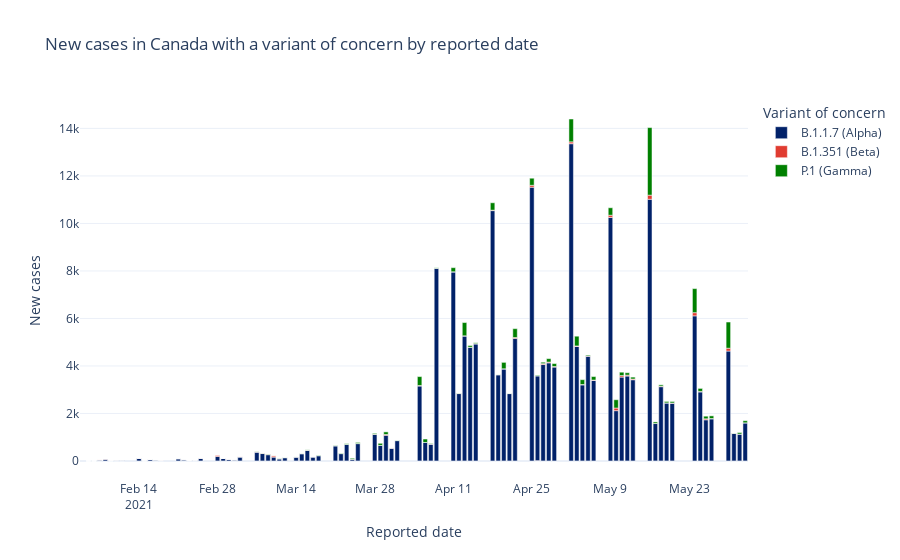

The notebook cell saved with this chart:
### Code cell
#hide_input
figbarcan_d

### Figure 1 — Plotly figure (JSON) as saved in the notebook; plotly's stock layout.template omitted (floating-point values rounded to 4 significant figures)
{"data": [{"alignmentgroup": "True", "hovertemplate": "<b>%{hovertext}</b><br><br>Variant of concern=B.1.1.7 (Alpha)<br>Reported date=%{x}<br>New cases=%{y}<extra></extra>", "hovertext": ["B.1.1.7 (Alpha)", "B.1.1.7 (Alpha)", "B.1.1.7 (Alpha)", "B.1.1.7 (Alpha)", "B.1.1.7 (Alpha)", "B.1.1.7 (Alpha)", "B.1.1.7 (Alpha)", "B.1.1.7 (Alpha)", "B.1.1.7 (Alpha)", "B.1.1.7 (Alpha)", "B.1.1.7 (Alpha)", "B.1.1.7 (Alpha)", "B.1.1.7 (Alpha)", "B.1.1.7 (Alpha)", "B.1.1.7 (Alpha)", "B.1.1.7 (Alpha)", "B.1.1.7 (Alpha)", "B.1.1.7 (Alpha)", "B.1.1.7 (Alpha)", "B.1.1.7 (Alpha)", "B.1.1.7 (Alpha)", "B.1.1.7 (Alpha)", "B.1.1.7 (Alpha)", "B.1.1.7 (Alpha)", "B.1.1.7 (Alpha)", "B.1.1.7 (Alpha)", "B.1.1.7 (Alpha)", "B.1.1.7 (Alpha)", "B.1.1.7 (Alpha)", "B.1.1.7 (Alpha)", "B.1.1.7 (Alpha)", "B.1.1.7 (Alpha)", "B.1.1.7 (Alpha)", "B.1.1.7 (Alpha)", "B.1.1.7 (Alpha)", "B.1.1.7 (Alpha)", "B.1.1.7 (Alpha)", "B.1.1.7 (Alpha)", "B.1.1.7 (Alpha)", "B.1.1.7 (Alpha)", "B.1.1.7 (Alpha)", "B.1.1.7 (Alpha)", "B.1.1.7 (Alpha)", "B.1.1.7 (Alpha)", "B.1.1.7 (Alpha)", "B.1.1.7 (Alpha)", "B.1.1.7 (Alpha)", "B.1.1.7 (Alpha)", "B.1.1.7 (Alpha)", "B.1.1.7 (Alpha)", "B.1.1.7 (Alpha)", "B.1.1.7 (Alpha)", "B.1.1.7 (Alpha)", "B.1.1.7 (Alpha)", "B.1.1.7 (Alpha)", "B.1.1.7 (Alpha)", "B.1.1.7 (Alpha)", "B.1.1.7 (Alpha)", "B.1.1.7 (Alpha)", "B.1.1.7 (Alpha)", "B.1.1.7 (Alpha)", "B.1.1.7 (Alpha)", "B.1.1.7 (Alpha)", "B.1.1.7 (Alpha)", "B.1.1.7 (Alpha)", "B.1.1.7 (Alpha)", "B.1.1.7 (Alpha)", "B.1.1.7 (Alpha)", "B.1.1.7 (Alpha)", "B.1.1.7 (Alpha)", "B.1.1.7 (Alpha)", "B.1.1.7 (Alpha)", "B.1.1.7 (Alpha)", "B.1.1.7 (Alpha)", "B.1.1.7 (Alpha)", "B.1.1.7 (Alpha)", "B.1.1.7 (Alpha)", "B.1.1.7 (Alpha)", "B.1.1.7 (Alpha)", "B.1.1.7 (Alpha)", "B.1.1.7 (Alpha)", "B.1.1.7 (Alpha)", "B.1.1.7 (Alpha)", "B.1.1.7 (Alpha)", "B.1.1.7 (Alpha)", "B.1.1.7 (Alpha)"], "legendgroup": "B.1.1.7 (Alpha)", "marker": {"color": "#012169"}, "name": "B.1.1.7 (Alpha)", "offsetgroup": "B.1.1.7 (Alpha)", "orientation": "v", "showlegend": true, "textposition": "auto", "type": "bar", "x": ["2021-02-04", "2021-02-05", "2021-02-06", "2021-02-07", "2021-02-08", "2021-02-09", "2021-02-10", "2021-02-11", "2021-02-14", "2021-02-15", "2021-02-16", "2021-02-17", "2021-02-18", "2021-02-21", "2021-02-22", "2021-02-23", "2021-02-24", "2021-02-25", "2021-02-28", "2021-03-01", "2021-03-02", "2021-03-03", "2021-03-04", "2021-03-07", "2021-03-08", "2021-03-09", "2021-03-10", "2021-03-11", "2021-03-12", "2021-03-14", "2021-03-15", "2021-03-16", "2021-03-17", "2021-03-18", "2021-03-21", "2021-03-22", "2021-03-23", "2021-03-24", "2021-03-25", "2021-03-28", "2021-03-29", "2021-03-30", "2021-03-31", "2021-04-01", "2021-04-05", "2021-04-06", "2021-04-07", "2021-04-08", "2021-04-11", "2021-04-12", "2021-04-13", "2021-04-14", "2021-04-15", "2021-04-18", "2021-04-19", "2021-04-20", "2021-04-21", "2021-04-22", "2021-04-25", "2021-04-26", "2021-04-27", "2021-04-28", "2021-04-29", "2021-05-02", "2021-05-03", "2021-05-04", "2021-05-05", "2021-05-06", "2021-05-09", "2021-05-10", "2021-05-11", "2021-05-12", "2021-05-13", "2021-05-16", "2021-05-17", "2021-05-18", "2021-05-19", "2021-05-20", "2021-05-24", "2021-05-25", "2021-05-26", "2021-05-27", "2021-05-30", "2021-05-31", "2021-06-01", "2021-06-02"], "xaxis": "x", "y": [null, 0, 0, 38, 76, 10, 31, 33, 106, 5, 61, 39, 24, 95, 50, 18, 27, 110, 188, 105, 67, 43, 165, 373, 312, 263, 161, 87, 139, 164, 304, 442, 169, 223, 638, 310, 695, 70, 729, 1114, 656, 1080, 537, 858, 3154, 780, 708, 8113, 7956, 2837, 5259, 4784, 4924, 10540, 3632, 3874, 2836, 5160, 11525, 3577, 4060, 4131, 3952, 13357, 4820, 3202, 4410, 3388, 10254, 2117, 3531, 3575, 3420, 11017, 1576, 3127, 2441, 2431, 6109, 2905, 1733, 1771, 4627, 1156, 1131, 1603], "yaxis": "y"}, {"alignmentgroup": "True", "hovertemplate": "<b>%{hovertext}</b><br><br>Variant of concern=B.1.351 (Beta)<br>Reported date=%{x}<br>New cases=%{y}<extra></extra>", "hovertext": ["B.1.351 (Beta)", "B.1.351 (Beta)", "B.1.351 (Beta)", "B.1.351 (Beta)", "B.1.351 (Beta)", "B.1.351 (Beta)", "B.1.351 (Beta)", "B.1.351 (Beta)", "B.1.351 (Beta)", "B.1.351 (Beta)", "B.1.351 (Beta)", "B.1.351 (Beta)", "B.1.351 (Beta)", "B.1.351 (Beta)", "B.1.351 (Beta)", "B.1.351 (Beta)", "B.1.351 (Beta)", "B.1.351 (Beta)", "B.1.351 (Beta)", "B.1.351 (Beta)", "B.1.351 (Beta)", "B.1.351 (Beta)", "B.1.351 (Beta)", "B.1.351 (Beta)", "B.1.351 (Beta)", "B.1.351 (Beta)", "B.1.351 (Beta)", "B.1.351 (Beta)", "B.1.351 (Beta)", "B.1.351 (Beta)", "B.1.351 (Beta)", "B.1.351 (Beta)", "B.1.351 (Beta)", "B.1.351 (Beta)", "B.1.351 (Beta)", "B.1.351 (Beta)", "B.1.351 (Beta)", "B.1.351 (Beta)", "B.1.351 (Beta)", "B.1.351 (Beta)", "B.1.351 (Beta)", "B.1.351 (Beta)", "B.1.351 (Beta)", "B.1.351 (Beta)", "B.1.351 (Beta)", "B.1.351 (Beta)", "B.1.351 (Beta)", "B.1.351 (Beta)", "B.1.351 (Beta)", "B.1.351 (Beta)", "B.1.351 (Beta)", "B.1.351 (Beta)", "B.1.351 (Beta)", "B.1.351 (Beta)", "B.1.351 (Beta)", "B.1.351 (Beta)", "B.1.351 (Beta)", "B.1.351 (Beta)", "B.1.351 (Beta)", "B.1.351 (Beta)", "B.1.351 (Beta)", "B.1.351 (Beta)", "B.1.351 (Beta)", "B.1.351 (Beta)", "B.1.351 (Beta)", "B.1.351 (Beta)", "B.1.351 (Beta)", "B.1.351 (Beta)", "B.1.351 (Beta)", "B.1.351 (Beta)", "B.1.351 (Beta)", "B.1.351 (Beta)", "B.1.351 (Beta)", "B.1.351 (Beta)", "B.1.351 (Beta)", "B.1.351 (Beta)", "B.1.351 (Beta)", "B.1.351 (Beta)", "B.1.351 (Beta)", "B.1.351 (Beta)", "B.1.351 (Beta)", "B.1.351 (Beta)", "B.1.351 (Beta)", "B.1.351 (Beta)", "B.1.351 (Beta)", "B.1.351 (Beta)"], "legendgroup": "B.1.351 (Beta)", "marker": {"color": "#E03C31"}, "name": "B.1.351 (Beta)", "offsetgroup": "B.1.351 (Beta)", "orientation": "v", "showlegend": true, "textposition": "auto", "type": "bar", "x": ["2021-02-04", "2021-02-05", "2021-02-06", "2021-02-07", "2021-02-08", "2021-02-09", "2021-02-10", "2021-02-11", "2021-02-14", "2021-02-15", "2021-02-16", "2021-02-17", "2021-02-18", "2021-02-21", "2021-02-22", "2021-02-23", "2021-02-24", "2021-02-25", "2021-02-28", "2021-03-01", "2021-03-02", "2021-03-03", "2021-03-04", "2021-03-07", "2021-03-08", "2021-03-09", "2021-03-10", "2021-03-11", "2021-03-12", "2021-03-14", "2021-03-15", "2021-03-16", "2021-03-17", "2021-03-18", "2021-03-21", "2021-03-22", "2021-03-23", "2021-03-24", "2021-03-25", "2021-03-28", "2021-03-29", "2021-03-30", "2021-03-31", "2021-04-01", "2021-04-05", "2021-04-06", "2021-04-07", "2021-04-08", "2021-04-11", "2021-04-12", "2021-04-13", "2021-04-14", "2021-04-15", "2021-04-18", "2021-04-19", "2021-04-20", "2021-04-21", "2021-04-22", "2021-04-25", "2021-04-26", "2021-04-27", "2021-04-28", "2021-04-29", "2021-05-02", "2021-05-03", "2021-05-04", "2021-05-05", "2021-05-06", "2021-05-09", "2021-05-10", "2021-05-11", "2021-05-12", "2021-05-13", "2021-05-16", "2021-05-17", "2021-05-18", "2021-05-19", "2021-05-20", "2021-05-24", "2021-05-25", "2021-05-26", "2021-05-27", "2021-05-30", "2021-05-31", "2021-06-01", "2021-06-02"], "xaxis": "x", "y": [null, 0, 0, 6, 6, 3, 0, 0, 5, 0, 2, 0, 4, 0, 0, 1, 0, 4, 55, 0, 4, 1, 10, 7, 15, 17, 54, 8, 2, 3, 5, 13, 2, 1, 2, 1, 3, 4, 6, 12, 1, 35, 8, 0, 24, 0, 5, 3, 9, 11, 10, 5, 16, 19, 0, 6, 6, 36, 80, -2, 37, 32, 25, 78, 22, 17, 14, 18, 92, 111, 63, 39, 31, 174, 4, 21, 5, 11, 134, 24, 42, 15, 120, 9, 2, 3], "yaxis": "y"}, {"alignmentgroup": "True", "hovertemplate": "<b>%{hovertext}</b><br><br>Variant of concern=P.1 (Gamma)<br>Reported date=%{x}<br>New cases=%{y}<extra></extra>", "hovertext": ["P.1 (Gamma)", "P.1 (Gamma)", "P.1 (Gamma)", "P.1 (Gamma)", "P.1 (Gamma)", "P.1 (Gamma)", "P.1 (Gamma)", "P.1 (Gamma)", "P.1 (Gamma)", "P.1 (Gamma)", "P.1 (Gamma)", "P.1 (Gamma)", "P.1 (Gamma)", "P.1 (Gamma)", "P.1 (Gamma)", "P.1 (Gamma)", "P.1 (Gamma)", "P.1 (Gamma)", "P.1 (Gamma)", "P.1 (Gamma)", "P.1 (Gamma)", "P.1 (Gamma)", "P.1 (Gamma)", "P.1 (Gamma)", "P.1 (Gamma)", "P.1 (Gamma)", "P.1 (Gamma)", "P.1 (Gamma)", "P.1 (Gamma)", "P.1 (Gamma)", "P.1 (Gamma)", "P.1 (Gamma)", "P.1 (Gamma)", "P.1 (Gamma)", "P.1 (Gamma)", "P.1 (Gamma)", "P.1 (Gamma)", "P.1 (Gamma)", "P.1 (Gamma)", "P.1 (Gamma)", "P.1 (Gamma)", "P.1 (Gamma)", "P.1 (Gamma)", "P.1 (Gamma)", "P.1 (Gamma)", "P.1 (Gamma)", "P.1 (Gamma)", "P.1 (Gamma)", "P.1 (Gamma)", "P.1 (Gamma)", "P.1 (Gamma)", "P.1 (Gamma)", "P.1 (Gamma)", "P.1 (Gamma)", "P.1 (Gamma)", "P.1 (Gamma)", "P.1 (Gamma)", "P.1 (Gamma)", "P.1 (Gamma)", "P.1 (Gamma)", "P.1 (Gamma)", "P.1 (Gamma)", "P.1 (Gamma)", "P.1 (Gamma)", "P.1 (Gamma)", "P.1 (Gamma)", "P.1 (Gamma)", "P.1 (Gamma)", "P.1 (Gamma)", "P.1 (Gamma)", "P.1 (Gamma)", "P.1 (Gamma)", "P.1 (Gamma)", "P.1 (Gamma)", "P.1 (Gamma)", "P.1 (Gamma)", "P.1 (Gamma)", "P.1 (Gamma)", "P.1 (Gamma)", "P.1 (Gamma)", "P.1 (Gamma)", "P.1 (Gamma)", "P.1 (Gamma)", "P.1 (Gamma)", "P.1 (Gamma)", "P.1 (Gamma)"], "legendgroup": "P.1 (Gamma)", "marker": {"color": "green"}, "name": "P.1 (Gamma)", "offsetgroup": "P.1 (Gamma)", "orientation": "v", "showlegend": true, "textposition": "auto", "type": "bar", "x": ["2021-02-04", "2021-02-05", "2021-02-06", "2021-02-07", "2021-02-08", "2021-02-09", "2021-02-10", "2021-02-11", "2021-02-14", "2021-02-15", "2021-02-16", "2021-02-17", "2021-02-18", "2021-02-21", "2021-02-22", "2021-02-23", "2021-02-24", "2021-02-25", "2021-02-28", "2021-03-01", "2021-03-02", "2021-03-03", "2021-03-04", "2021-03-07", "2021-03-08", "2021-03-09", "2021-03-10", "2021-03-11", "2021-03-12", "2021-03-14", "2021-03-15", "2021-03-16", "2021-03-17", "2021-03-18", "2021-03-21", "2021-03-22", "2021-03-23", "2021-03-24", "2021-03-25", "2021-03-28", "2021-03-29", "2021-03-30", "2021-03-31", "2021-04-01", "2021-04-05", "2021-04-06", "2021-04-07", "2021-04-08", "2021-04-11", "2021-04-12", "2021-04-13", "2021-04-14", "2021-04-15", "2021-04-18", "2021-04-19", "2021-04-20", "2021-04-21", "2021-04-22", "2021-04-25", "2021-04-26", "2021-04-27", "2021-04-28", "2021-04-29", "2021-05-02", "2021-05-03", "2021-05-04", "2021-05-05", "2021-05-06", "2021-05-09", "2021-05-10", "2021-05-11", "2021-05-12", "2021-05-13", "2021-05-16", "2021-05-17", "2021-05-18", "2021-05-19", "2021-05-20", "2021-05-24", "2021-05-25", "2021-05-26", "2021-05-27", "2021-05-30", "2021-05-31", "2021-06-01", "2021-06-02"], "xaxis": "x", "y": [null, 0, 0, 1, 0, 0, 0, 0, 0, 0, 0, 0, 0, 0, 0, 0, 0, 1, 1, 0, 0, 0, 0, 10, 4, 13, 2, 11, 6, 2, 7, 13, 0, 18, 15, 20, 28, 40, 44, 36, 86, 109, 2, 14, 374, 143, 23, 16, 173, 10, 558, 70, 35, 311, 5, 271, 7, 374, 299, 28, 60, 144, 123, 962, 411, 203, 36, 147, 314, 349, 143, 101, 79, 2844, 63, 56, 59, 62, 1013, 125, 110, 113, 1102, 9, 63, 88], "yaxis": "y"}], "layout": {"barmode": "relative", "legend": {"title": {"text": "Variant of concern"}, "tracegroupgap": 0}, "title": {"text": "New cases in Canada with a variant of concern by reported date"}, "xaxis": {"anchor": "y", "domain": [0, 1], "title": {"text": "Reported date"}}, "yaxis": {"anchor": "x", "domain": [0, 1], "title": {"text": "New cases"}}}}
